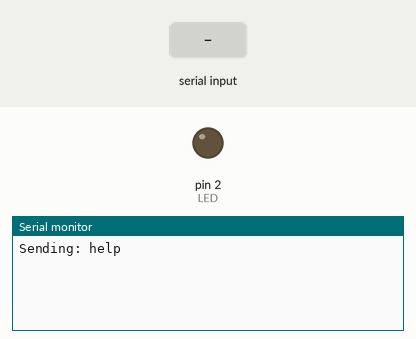
Simulated run of this sketch. Board: Arduino Uno, built with avr-gcc and run on an emulated ATmega328P. Parts: output pins drawn as LEDs (lit = HIGH), the last lines printed to the serial monitor. Inputs (shaded band) come from the test bench.

Above: at 1.2 s.
1.3 s: "> \n" received over the second serial link
At 2.4 s:
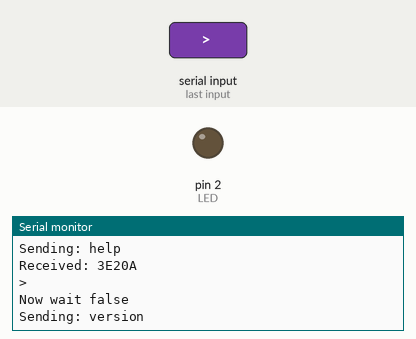
2.8 s: "1\n" received over the second serial link
At 3.2 s:
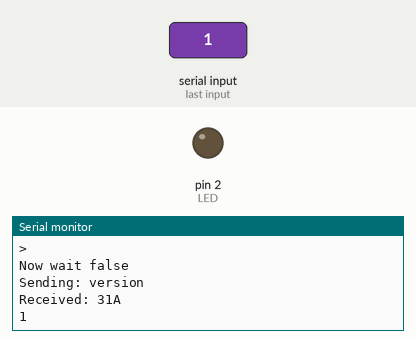

The sketch:

serial_sender.ino
```cpp
/*
   IMPLEMENTATION OF SERIAL INTERACTION WITH OPENTHREAD CLI
   Ported code from: https://github.com/jaumecolomhernandez/autoconfig-openthread/blob/88c51c36a23c969f9de7fb898e71ded06d2342cc/device_classes.py#L37
*/
#include <SoftwareSerial.h>
SoftwareSerial mySerial(3, 4); // RX, TX
// TODO: Implement using real UARTS
// TODO: Think

#define LED 2


void setup() {
  pinMode(LED, OUTPUT); // Led setup
  Serial.begin(115200); // Serial setup
  while (!Serial)
  {}
  mySerial.begin(9600); // Software serial setup
  mySerial.println(".");  // This is needed to clean weird input symbols
}

String read_line() {
  /*
     Reads single line from Serial buffer
     Reads characters until \n and returns the string.
  */
  String Data = "";

  while (mySerial.available() == 0) {}// First waits until data in the buffer

  while (mySerial.available() > 0) {
    char character = mySerial.read(); // Receive a single character from the software serial port
    Data.concat(character);           // Add the received character to the receive buffer
    if (character == '\n')
      return Data;                    // Return the string
  }
}

void print_hex(String string) {
  /*
    Prints hexadecimal representation of string
  */
  for (int i = 0; i < string.length(); i++)
    Serial.print(string[i], HEX); // Iterates string and prints as HEX
  Serial.println("");
}

void read_ans() {
  /*
     Reads full answer
     Reads lines until the value received matches with
     one of the defined endings.
  */

  // TODO: Parse output
  // TODO: Add timeout
  // TODO: Add custom endings

  bool wait = true;

  while (mySerial.available() == 0) {}    // Not sure if needed
  while (wait) {
    String recv_data = read_line();

    Serial.print("Received: ");
    print_hex(recv_data);
    Serial.print(recv_data);

    if (recv_data == "> " || recv_data == "> \n") {
      wait = false;
      Serial.println("Now wait false");
    }
  }
}

void send_command(String command) {
    Serial.println("Sending: " + command);
    mySerial.println(command);
    read_ans();
}

void loop() {
  // TODO: Implement read–eval–print loop (REPL)
  send_command("help");
  delay(500);
  send_command("version");
  delay(500);
  send_command("wwwww");
  delay(10000);
}
```

Measured:
- after the input at 1.3 s, the serial monitor: prints a new line at once (image 1)
- after the input at 2.8 s, the serial monitor: prints a new line at once (image 2)
